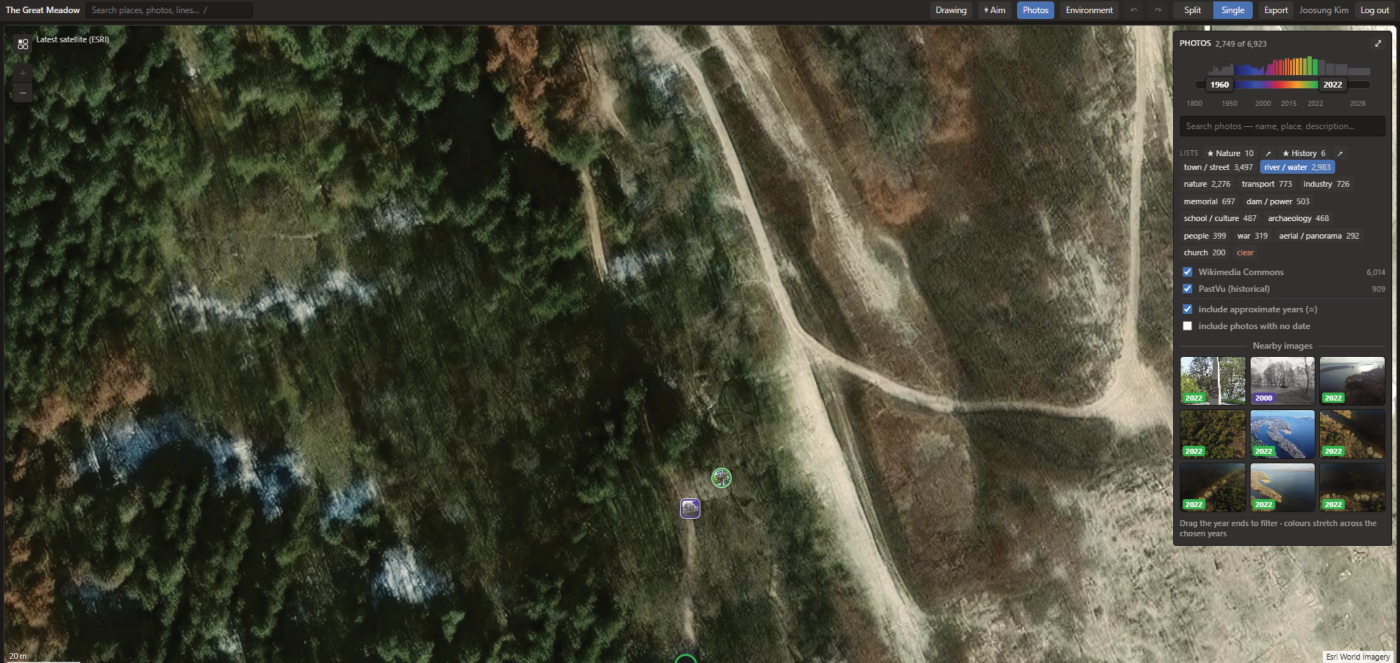
#> input picture src/image_evidence/web/documents/page-001-3c2270c7e788.webp, 2800 x 1325 px (shown at 1/2 size)
$ python -i visual.py   (imports and definitions only)
#> lines starting #> are read from the running program, lines starting #| are printed output that depends on the picture; after the words box and inside, x2 and y2 are one past the last pixel; in counts of white or black regions, pixels touching at a corner belong together
#> further down, picture is the input picture: PIL image 2800x1325 RGB; mean R, G, B 70.2, 70.3, 54.9
"""Derived visual features used to sort frames for spatial / forensic-architecture style review.

Two kinds, both computed from the frame's pixels (thumbnail), both descriptive rather than claims
about the world:

* pixel statistics (NumPy/OpenCV): colour, lightness, warmth, vegetation and snow cover;
* SigLIP zero-shot shares for camera angle and visible building damage, plus the image embedding
  itself (stored separately) for "similar view" ordering across videos.
"""

from __future__ import annotations

import colorsys

import cv2
import numpy as np
from PIL import Image

from .schema import Provenance, VisualFeatures

# Camera angle, ordered from straight down to eye level on a wall.
VIEWPOINTS: dict[str, list[str]] = {
    "top_down": ["a drone photo looking straight down from high above at roofs and roads",
                 "a vertical aerial photograph of the ground seen from high altitude, like a map"],
    "oblique_aerial": ["an oblique aerial drone view over a city toward the horizon", "a drone view looking across buildings from high above",
                       "an aerial view of a landscape from a drone"],
    "elevated": ["a view from a rooftop or an upper floor window", "a view from a hill or cliff over the landscape below"],
    "street_level": ["a photo taken standing on the ground at eye level", "a view along a street at eye level",
                     "a person standing in a field photographed at eye level"],
    "close_up": ["a close-up photo of an object held in hands", "a macro photo of plants, leaves or stones", "a close-up of a wall surface"],
}
# Captions tuned on this library (contact sheets per label); avoid subject words like "damaged" here,
# they pull drone shots of ruins into the close-up class.
VIEW_ORDER = list(VIEWPOINTS)
VIEW_NAMES = {"top_down": "top-down", "oblique_aerial": "oblique aerial", "elevated": "elevated",
              "street_level": "ground level", "close_up": "close-up"}

# Scale: how much of the world the frame takes in, ordered from a macro shot to a high aerial view. The score is
# the expected position over these groups (0 close-up .. 1 aerial), so frames between two groups sort between them.
# Captions tuned on this library's contact sheets: "a whole building seen from across the street" keeps ruined
# facades out of the close-ups, and "smoke on the horizon" moves distant ground views up to wide.
SCALE: dict[str, list[str]] = {
    "detail": ["a macro photo of a flower, an insect or leaves", "a close-up of a small object, stones or soil"],
    "object": ["a photo of one tree, one car or a doorway up close", "a close-up of part of a wall or a window"],
    "near": ["a yard, a courtyard or a short stretch of street", "a few metres of a path, a riverbank or bushes"],
    "street": ["a street with buildings on both sides", "a whole building seen from across the street",
               "a view across a field or a river to the trees beyond"],
    "wide": ["a wide landscape stretching to the horizon", "a panorama over a town from a hill",
             "a view far into the distance, with smoke or buildings on the horizon"],
    "aerial": ["an aerial photo of a whole town or district from high above", "a high drone view over fields, roads and rivers"],
}
SCALE_ORDER = list(SCALE)

DAMAGE: dict[str, list[str]] = {
    "intact": ["intact buildings in good condition", "an undamaged residential street"],
    "damaged": ["buildings with broken windows and shell damage", "a partly damaged building"],
    "destroyed": ["completely destroyed buildings and rubble", "burned-out ruins of buildings"],
    "no_buildings": ["a natural landscape with no buildings", "open water or fields without buildings"],
}


def pixel_features(img: Image.Image) -> dict:
    rgb = np.asarray(img.convert("RGB").resize((160, 90)), np.float32) / 255.0
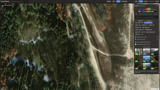
#> rgb: shape (90, 160, 3) float32; mean R, G, B 0.275, 0.276, 0.216
    hsv = cv2.cvtColor(rgb, cv2.COLOR_RGB2HSV)  # H in degrees 0..360, S/V 0..1 for float input
#> hsv: shape (90, 160, 3) float32; mean H, S, V 63.8, 0.3, 0.3
    h, s, v = hsv[..., 0], hsv[..., 1], hsv[..., 2]
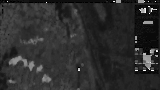
#> h: shape (90, 160) float32; min 0, max 351.4, mean 63.8; drawn with min black and max white
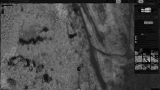
#> s: shape (90, 160) float32; min 0, max 0.76, mean 0.295
    w = s * v  # weight colourful, lit pixels
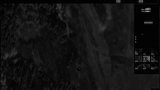
#> w: shape (90, 160) float32; min 0, max 0.596, mean 0.0762
    hue = None
    if w.mean() > 0.06:
        ang = np.deg2rad(h)
        hue = float(np.rad2deg(np.arctan2((np.sin(ang) * w).sum(), (np.cos(ang) * w).sum())) % 360)
#> hue = 60.18
    mean = rgb.reshape(-1, 3).mean(0)
#> mean = [0.275, 0.276, 0.216]
    r, g, b = rgb[..., 0], rgb[..., 1], rgb[..., 2]
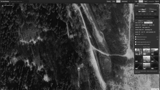
#> b: shape (90, 160) float32; min 0.0275, max 0.957, mean 0.216
    green = (g > r + 0.04) & (g > b + 0.02) & (v > 0.15)
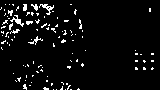
#> green: shape (90, 160) bool; 5.1% white in thin lines or dots
    lower = slice(rgb.shape[0] // 2, None)  # ground half: bright sky shouldn't count as snow
    snow = (v[lower] > 0.78) & (s[lower] < 0.12)
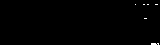
#> snow: shape (45, 160) bool; 0.35% white in thin lines or dots, all inside (x1, y1, x2, y2) = (135, 4, 159, 45)
    return {
        "color_hex": "#%02x%02x%02x" % tuple(int(c * 255) for c in mean),
        "hue": None if hue is None else round(hue, 1),
        "saturation": round(float(s.mean()), 3),
        "lightness": round(float(colorsys.rgb_to_hls(*mean)[1]), 3),
        "warmth": round(float((r - b).mean()), 3),
        "greenness": round(float(green.mean()), 3),
        "snow": round(float(snow.mean()), 3),
    }


# [28 lines that did not run here, left out]


def save_embeddings(path, rows: dict[str, np.ndarray], model: str) -> None:
    """Merge rows into the video's embeddings sidecar (frames/embeddings.npz, float16)."""
    old = load_embeddings(path)[0] if path.exists() else {}
    old.update(rows)
    ids = sorted(old)
    np.savez_compressed(path, ids=np.array(ids), vecs=np.stack([old[i] for i in ids]).astype(np.float16), model=np.array(model))


def load_embeddings(path) -> tuple[dict[str, np.ndarray], str]:
    with np.load(path) as z:
        return {str(i): v.astype(np.float32) for i, v in zip(z["ids"], z["vecs"])}, str(z["model"])

>>> from PIL import Image
>>> picture = Image.open('web/documents/page-001-3c2270c7e788.webp')
>>> result = pixel_features(picture)
#> result = {'color_hex': '#464636', 'hue': 60.2, 'saturation': 0.295, 'lightness': 0.246, 'warmth': 0.06, 'greenness': 0.051, 'snow': 0.003}

$ run again, on src/image_evidence/web/documents/page-003-e937adedcc77.webp
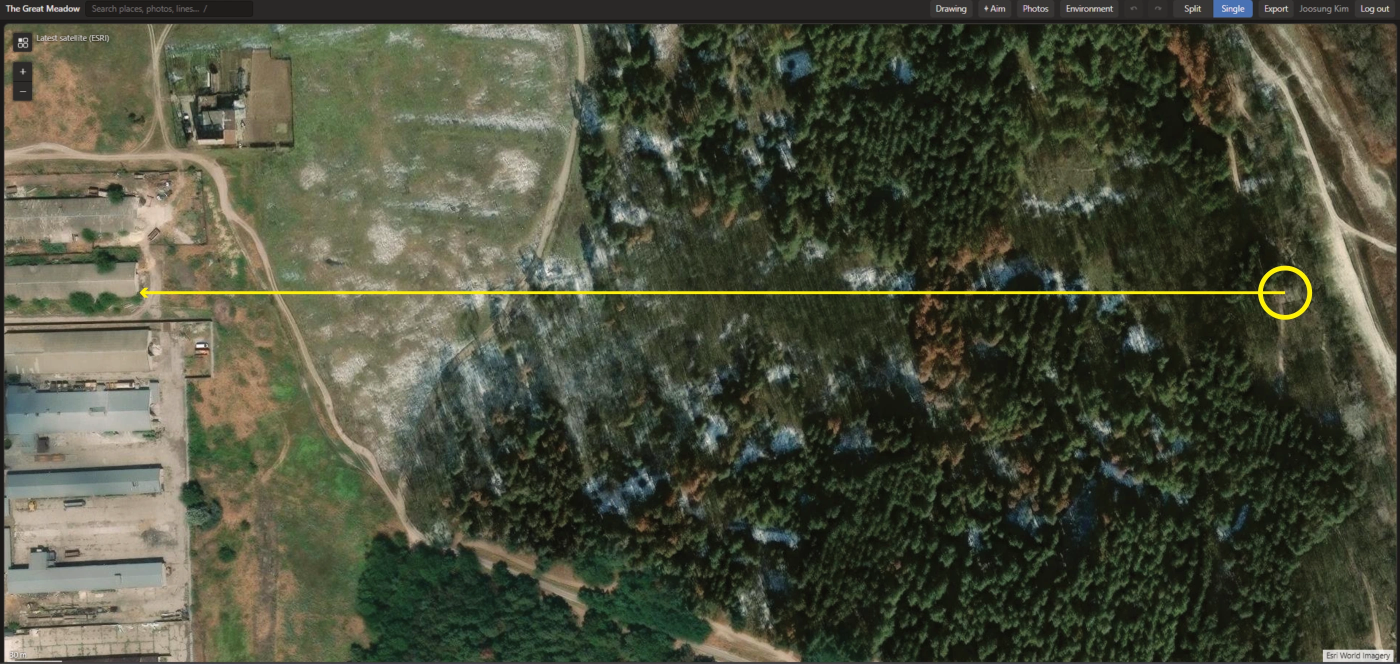
#> input picture src/image_evidence/web/documents/page-003-e937adedcc77.webp, 2800 x 1327 px (shown at 1/2 size)
#> picture is the input picture: PIL image 2800x1327 RGB; mean R, G, B 75, 78.1, 60.1
#> hsv: shape (90, 160, 3) float32; mean H, S, V 77.7, 0.3, 0.3
#> in pixel_features, `w = s * v`:
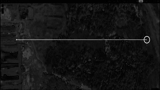
#> w: shape (90, 160) float32; min 0.00392, max 0.643, mean 0.0841
#> hue = 69.36
#> mean = [0.294, 0.307, 0.236]
#> in pixel_features, `green = (g > r + 0.04) & (g > b + 0.02) & (v > 0.15)`:
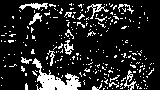
#> green: shape (90, 160) bool; 15.1% white; 263 white regions (248 under 20 px), largest, box (x1, y1, x2, y2) and area: (32, 58, 81, 90) 594, (19, 3, 48, 10) 106, (87, 4, 109, 19) 91
#> snow: shape (45, 160) bool; 0.04% white in thin lines or dots, all inside (x1, y1, x2, y2) = (1, 14, 159, 44)
#> result = {'color_hex': '#4b4e3c', 'hue': 69.4, 'saturation': 0.289, 'lightness': 0.271, 'warmth': 0.059, 'greenness': 0.151, 'snow': 0}
